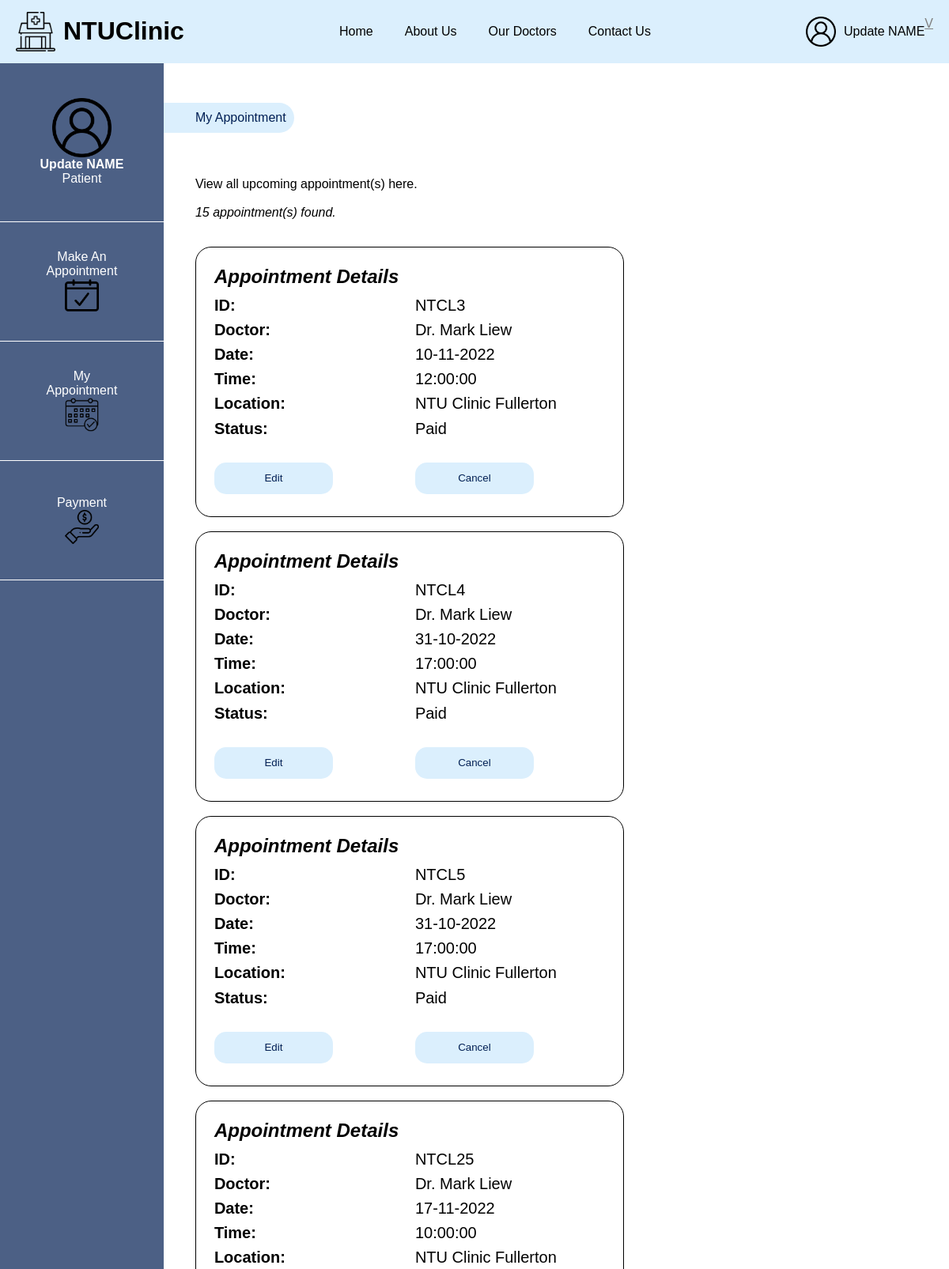
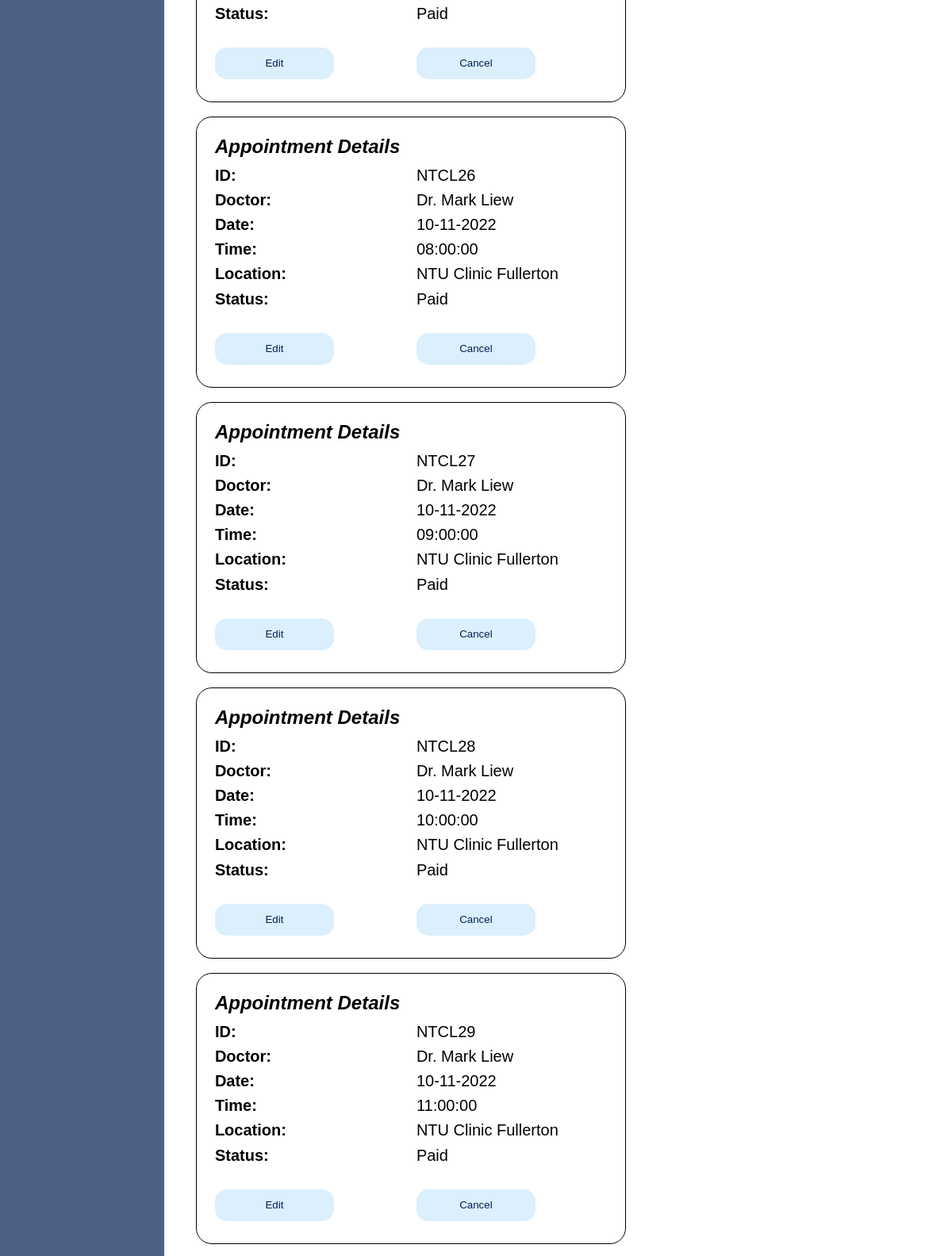
The app's page /patient/myappointment.php (signed in, upper part) with its own data (2 pictures, top to bottom).
### tables this page shows
CREATE TABLE `Patients` (
  `userid` int(10) UNSIGNED NOT NULL,
  `name` char(255) NOT NULL,
  `image` char(100) NOT NULL,
  `contact` char(10) NOT NULL,
  `nric` char(10) NOT NULL,
  `signupdate` varchar(20) NOT NULL,
  `birthday` varchar(15) NOT NULL,
  `email` char(100) NOT NULL,
  `password` char(255) NOT NULL
);

CREATE TABLE `Appointments` (
  `appointmentID` int(10) UNSIGNED NOT NULL,
  `user` int(11) NOT NULL,
  `location` char(200) NOT NULL,
  `doctor` char(100) NOT NULL,
  `date` date NOT NULL,
  `time` time NOT NULL,
  `timeCompleted` time NOT NULL,
  `paid_status` tinyint(1) NOT NULL,
  `book_status` tinyint(1) NOT NULL
);

CREATE TABLE `Doctors` (
  `doctorid` int(10) UNSIGNED NOT NULL,
  `docname` char(255) NOT NULL,
  `description` text DEFAULT NULL,
  `clinicid` int(11) NOT NULL,
  `image` char(100) NOT NULL,
  `contact` char(10) NOT NULL,
  `joindate` varchar(11) NOT NULL,
  `certexp` varchar(11) NOT NULL,
  `email` char(100) NOT NULL,
  `password` char(255) NOT NULL
);

CREATE TABLE `Clinics` (
  `clinicid` int(10) UNSIGNED NOT NULL,
  `clinicname` char(255) NOT NULL,
  `cliniclocation` char(255) DEFAULT NULL,
  `cliniccontact` char(50) NOT NULL
);

### methods/getUserData.php (called while the page is built, shortened)
<?php
include "dbconnect.php";
if (isset($_SESSION['valid_user']))
{
  $currentUserId = $_SESSION['valid_user_id'];
  $currentUserType = $_SESSION['valid_user_type'];
  $uid = 'userid';
  $query = 'select * from '.$currentUserType.' '
           ."where ".$uid."='$currentUserId'";
  $result = $dbcnx->query($query);
  if ($result->num_rows >0 )
  {
    while ($row = mysqli_fetch_assoc($result)){
      $currentUserData = $row;
    }
  }
}
?>

### patient/appointmentRetrieval.php (called while the page is built, shortened)
<?php
	include "../methods/getUserData.php";
	$db = mysqli_connect('localhost', 'root', '');
	mysqli_select_db($db,'project');
	$sql=
		"SELECT a.user, a.location, a.doctor, a.date, a.time,
		a.paid_status, a.book_status
		FROM appointments a
		INNER JOIN patients p on a.user = p.userid";
	$result = mysqli_query($db,$sql);
	$count=0;
	while ($row = mysqli_fetch_assoc($result)){
	if ($row['user'] == $currentUserData['userid']) {
		if ($row['paid_status'] == "1") {
			if ($row['book_status'] == "1")
			{
			$count=$count+1;
			}
		}
	}
	}
?>

### patient/myappointment.php (the view, shortened to what this page needs)
<!DOCTYPE html>
<html lang="en">
<head>
<link rel="stylesheet" href="../style.css" />
<link rel="stylesheet" href="./sidepanel.css" />
<link rel="stylesheet" href="./myappointment.css" />
<body>
<div id="wrapper">
	<?php include 'header.php'; ?>
	<div id="bodycontent">
	<?php include "sidepanel.php"; ?>
	<div class="leftcontent">
		<div class="breadcrumb">
			<a href="myappointment.php" class="botnav">My Appointment</a>
		</div>
	<div class="maincontainer">
		<div class="leftform">
		<?php include 'appointmentRetrieval.php';
		echo "<p>
		View all upcoming appointment(s) here.<br><br>" .
		"<i>" . $count . " appointment(s) found.</i></p><br>";
		?>
		<?php
		$patientid = $_SESSION['valid_user_id'];
		$db = mysqli_connect('localhost', 'root', '');
		mysqli_select_db($db,'project');
		$sql=
		"SELECT *
		FROM appointments a
		INNER JOIN patients p on a.user = p.userid
		INNER JOIN doctors d on a.doctor = d.doctorid
		INNER JOIN clinics c on a.location = c.clinicid
		WHERE user='$patientid'";
		$result = mysqli_query($db,$sql);
		while ($row = mysqli_fetch_assoc($result)){
		if ($row['paid_status'] == "1") {
			if ($row['book_status'] == "1")
			{
				$location = $row['clinicname'];
				$doctor = $row['docname'];
			$date = $row['date'];
			$time = $row['time'];
			$apptID = $row['appointmentID'];
			$date2 = date("d-m-Y", strtotime($date));
			echo "
			<div class='table-wrapper'>
			<table class='appointment-table' style='font-size:20px;height:300px;width:450px;'>
			<th colspan='2' style='float:left;font-size:24px;'>
				<i>Appointment Details</i>
			</th>
			<tr>
				<td style='width:250px;'><b>ID: </b></td>
				<td><span id='doctor'>
				NTCL$apptID
				</span></td>
			</tr>
			<tr>
				<td style='width:250px;'><b>Doctor: </b></td>
				<td><span id='doctor'>
				$doctor
				</span></td>
			</tr>
			<tr>
				<td style='width:250px;'><b>Date: </b></td>
				<td><span id='date'>
				$date2
				</span></td>
			</tr>
			<tr>
				<td style='width:250px;'><b>Time: </b></td>
				<td><span id='time'>
				$time
				</span></td>
			</tr>
			<tr>
				<td style='width:250px;'><b>Location: </b></td>
				<td><span id='location'>
				$location
				</span></td>
			</tr>
			<tr>
				<td style='width:250px;'><b>Status: </b></td>
				<td><span id='status'>
				Paid
				</span></td>
			</tr>
			<tr>
			<td style='float: center; width:250px;'>
				<form action='editappointment.php' method='post'>
					<input value='$apptID' name='apptID' type='hidden'/>
					<button id='editbutton' class='primarybutton'>Edit</button>
				</form>
			</td>
			<td style='float: center;'>
			<form action='cancelappointment.php' method='post'>
			<input value='$apptID' name='apptID' type='hidden'/>
				<button id='cancelbutton' onclick='alertpopup()' class='primarybutton'>Cancel</button>
				</form>
			</td>
			</tr>
			</table>
			</div>
			<br>";
			}
			}
			}
		?>
	</div>
	</div>
</div>
	</div>
</div>
</body>

### patient/sidepanel.php
<?php
  include '../methods/getUserData.php';
    echo '<div class="sidecontainer">';
    echo '<nav id="sidepanel">';
    echo '<a href="profile.php"><div class="panel" id="panel1">';
    echo '<img src="../images/profile.png" width="75" height="75">';
    echo '<p><b>'.$currentUserData['name'].'</b>';
    echo '<p>Patient</p>';
    echo '</div></a>';
    echo '<a href="bookappointment.php" id="sidenav">';
    echo '<div class="panel">';
    echo '<p id="abc">Make An<br>Appointment</p>';
    echo '<img src="../images/bookappointment.png" width="43" height="43"> ';
    echo '</div></a>';
    echo '<a href="myappointment.php" id="sidenav">';
    echo '<div class="panel">';
    echo '<p id="abc">My<br>Appointment</p>';
    echo '<img src="../images/myappointment.png" width="43" height="43">';
    echo '</div> </a>';
    echo '<a href="payment.php" id="sidenav">';
    echo '<div class="panel">';
    echo '<p id="abc">Payment</p>';
    echo '<img src="../images/payment.png" width="43" height="43">';
    echo '</div> </a>';
    echo '</nav>';
    echo '</div>';
?>

### style.css (style rules this page uses)
body { margin: 0px; width: 100vw; min-height: 100vh; overflow-x: hidden; font-family:arial, sans-serif; }
img { object-fit: cover; }
nav > a { text-decoration: none; color: #000000; }
#bodycontent { background-color: #FFFFFF; min-height: calc(100vh - 40px); }
.botnav { color:#001f54; }
.primarybutton { background: #dbeffd; color: #001f54; border: none; border-radius: 80px; height: 40px; width: 150px; cursor: pointer; margin-top: 20px; }
#wrapper { margin: auto; }

### patient/sidepanel.css (style rules this page uses)
.sidecontainer { width:250px; height:auto; background-color: #4c6085; color: white; width: 250px; }
.panel { display: flex; flex-direction: column; justify-content: center; align-items: center; color: white; background-color: #4c6085; cursor: pointer; height: 150px; text-align: center; border-bottom: 1px white solid; }
.panel > p { margin: 0px; }
#panel1 { height:200px; }
#sidenav { text-decoration: none; color: white; }
#bodycontent { display: flex; flex-direction: row; }
.leftcontent { width: 100%; }
.breadcrumb { color: #001f54; margin: 50px 0px 20px 0; background-color: #dbeffd; padding: 10px; padding-left: 40px; border-radius: 0 40px 40px 0; width: max-content; }
.maincontainer { padding-left: 40px; padding-top: 20px; }
.leftform { width: 60%; float:left; display: flex; flex-direction: column; justify-content: flex-start; align-items: flex-start; }
.botnav { text-decoration: none; }

### patient/myappointment.css (style rules this page uses)
#editbutton { padding-left:20px; padding-right:20px; padding-top: 3px; padding-bottom: 3px; border-radius: 15px; }
#cancelbutton { padding-left:20px; padding-right:20px; padding-top: 3px; padding-bottom: 3px; border-radius: 15px; }
.table-wrapper { padding: 20px; border: 1px solid; border-radius: 20px; width: 500px; }

### records on screen
patients: name "Update NAME"
appointments: appointmentID "3", doctors.docname "Dr. Mark Liew", date "10-11-2022", time "12:00:00", clinics.clinicname "NTU Clinic Fullerton"
appointments: appointmentID "4", doctors.docname "Dr. Mark Liew", date "31-10-2022", time "17:00:00", clinics.clinicname "NTU Clinic Fullerton"
appointments: appointmentID "5", doctors.docname "Dr. Mark Liew", date "31-10-2022", time "17:00:00", clinics.clinicname "NTU Clinic Fullerton"
appointments: appointmentID "25", doctors.docname "Dr. Mark Liew", date "17-11-2022", time "10:00:00", clinics.clinicname "NTU Clinic Fullerton"
appointments: appointmentID "26", doctors.docname "Dr. Mark Liew", date "10-11-2022", time "08:00:00", clinics.clinicname "NTU Clinic Fullerton"
appointments: appointmentID "27", doctors.docname "Dr. Mark Liew", date "10-11-2022", time "09:00:00", clinics.clinicname "NTU Clinic Fullerton"
appointments: appointmentID "28", doctors.docname "Dr. Mark Liew", date "10-11-2022", time "10:00:00", clinics.clinicname "NTU Clinic Fullerton"
appointments: appointmentID "29", doctors.docname "Dr. Mark Liew", date "10-11-2022", time "11:00:00", clinics.clinicname "NTU Clinic Fullerton"

### other values on screen
$_SESSION["valid_user"] "Update NAME"
$count "15"
